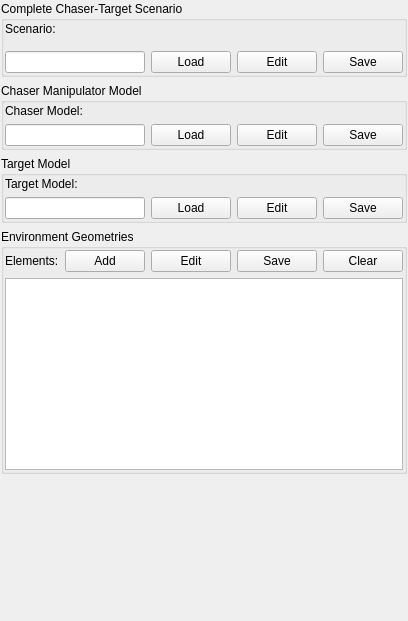
<?xml version="1.0" encoding="UTF-8"?>
<ui version="4.0">
 <class>ChaserTargetMdlConfig</class>
 <widget class="QWidget" name="ChaserTargetMdlConfig">
  <property name="geometry">
   <rect>
    <x>0</x>
    <y>0</y>
    <width>347</width>
    <height>621</height>
   </rect>
  </property>
  <property name="windowTitle">
   <string>Chaser-Target Model Configuration</string>
  </property>
  <layout class="QVBoxLayout" name="verticalLayout">
   <property name="margin">
    <number>1</number>
   </property>
   <item>
    <widget class="QGroupBox" name="chaser_target_group">
     <property name="title">
      <string>Complete Chaser-Target Scenario</string>
     </property>
     <layout class="QVBoxLayout" name="verticalLayout_5">
      <property name="margin">
       <number>1</number>
      </property>
      <item>
       <widget class="QLabel" name="complete_file_label">
        <property name="text">
         <string>Scenario:</string>
        </property>
       </widget>
      </item>
      <item>
       <widget class="QWidget" name="widget_2" native="true">
        <layout class="QGridLayout" name="gridLayout_4">
         <property name="leftMargin">
          <number>0</number>
         </property>
         <property name="rightMargin">
          <number>0</number>
         </property>
         <property name="bottomMargin">
          <number>0</number>
         </property>
         <item row="0" column="0">
          <widget class="QLineEdit" name="complete_filename_edit">
           <property name="readOnly">
            <bool>true</bool>
           </property>
          </widget>
         </item>
         <item row="0" column="1">
          <widget class="QPushButton" name="complete_load_button">
           <property name="text">
            <string>Load</string>
           </property>
          </widget>
         </item>
         <item row="0" column="2">
          <widget class="QPushButton" name="complete_edit_button">
           <property name="enabled">
            <bool>true</bool>
           </property>
           <property name="text">
            <string>Edit</string>
           </property>
          </widget>
         </item>
         <item row="0" column="3">
          <widget class="QPushButton" name="complete_save_button">
           <property name="text">
            <string>Save</string>
           </property>
          </widget>
         </item>
        </layout>
       </widget>
      </item>
     </layout>
    </widget>
   </item>
   <item>
    <widget class="QGroupBox" name="chaser_mdl_group">
     <property name="title">
      <string>Chaser Manipulator Model</string>
     </property>
     <layout class="QVBoxLayout" name="verticalLayout_3">
      <property name="margin">
       <number>1</number>
      </property>
      <item>
       <widget class="QLabel" name="chaser_file_label">
        <property name="text">
         <string>Chaser Model:</string>
        </property>
       </widget>
      </item>
      <item>
       <widget class="QWidget" name="chaser_load_widget" native="true">
        <layout class="QGridLayout" name="gridLayout_3">
         <property name="margin">
          <number>0</number>
         </property>
         <item row="0" column="2">
          <widget class="QPushButton" name="chaser_mdl_edit_button">
           <property name="enabled">
            <bool>true</bool>
           </property>
           <property name="text">
            <string>Edit</string>
           </property>
          </widget>
         </item>
         <item row="0" column="0">
          <widget class="QLineEdit" name="chaser_filename_edit">
           <property name="readOnly">
            <bool>true</bool>
           </property>
          </widget>
         </item>
         <item row="0" column="1">
          <widget class="QPushButton" name="chaser_load_button">
           <property name="text">
            <string>Load</string>
           </property>
          </widget>
         </item>
         <item row="0" column="3">
          <widget class="QPushButton" name="chaser_save_button">
           <property name="text">
            <string>Save</string>
           </property>
          </widget>
         </item>
        </layout>
       </widget>
      </item>
     </layout>
    </widget>
   </item>
   <item>
    <widget class="QGroupBox" name="target_mdl_group">
     <property name="title">
      <string>Target Model</string>
     </property>
     <layout class="QVBoxLayout" name="verticalLayout_2">
      <property name="margin">
       <number>1</number>
      </property>
      <item>
       <widget class="QLabel" name="target_file_label">
        <property name="text">
         <string>Target Model:</string>
        </property>
       </widget>
      </item>
      <item>
       <widget class="QWidget" name="target_load_widget" native="true">
        <layout class="QGridLayout" name="gridLayout">
         <property name="margin">
          <number>0</number>
         </property>
         <item row="0" column="1">
          <widget class="QPushButton" name="target_load_button">
           <property name="text">
            <string>Load</string>
           </property>
          </widget>
         </item>
         <item row="0" column="0">
          <widget class="QLineEdit" name="target_filename_edit">
           <property name="readOnly">
            <bool>true</bool>
           </property>
          </widget>
         </item>
         <item row="0" column="2">
          <widget class="QPushButton" name="target_mdl_edit_button">
           <property name="enabled">
            <bool>true</bool>
           </property>
           <property name="text">
            <string>Edit</string>
           </property>
          </widget>
         </item>
         <item row="0" column="3">
          <widget class="QPushButton" name="target_save_button">
           <property name="text">
            <string>Save</string>
           </property>
          </widget>
         </item>
        </layout>
       </widget>
      </item>
     </layout>
    </widget>
   </item>
   <item>
    <widget class="QGroupBox" name="env_geoms_group">
     <property name="title">
      <string>Environment Geometries</string>
     </property>
     <layout class="QVBoxLayout" name="verticalLayout_4">
      <property name="margin">
       <number>1</number>
      </property>
      <item>
       <widget class="QWidget" name="widget" native="true">
        <layout class="QGridLayout" name="gridLayout_2">
         <property name="margin">
          <number>0</number>
         </property>
         <item row="0" column="0">
          <widget class="QLabel" name="env_geoms_label">
           <property name="sizePolicy">
            <sizepolicy hsizetype="MinimumExpanding" vsizetype="Preferred">
             <horstretch>0</horstretch>
             <verstretch>0</verstretch>
            </sizepolicy>
           </property>
           <property name="text">
            <string>Elements:</string>
           </property>
          </widget>
         </item>
         <item row="0" column="4">
          <widget class="QPushButton" name="env_clear_button">
           <property name="text">
            <string>Clear</string>
           </property>
          </widget>
         </item>
         <item row="0" column="2">
          <widget class="QPushButton" name="env_edit_button">
           <property name="text">
            <string>Edit</string>
           </property>
          </widget>
         </item>
         <item row="0" column="1">
          <widget class="QPushButton" name="env_add_button">
           <property name="text">
            <string>Add</string>
           </property>
          </widget>
         </item>
         <item row="0" column="3">
          <widget class="QPushButton" name="env_save_button">
           <property name="text">
            <string>Save</string>
           </property>
          </widget>
         </item>
        </layout>
       </widget>
      </item>
      <item>
       <widget class="QListWidget" name="env_geoms_list"/>
      </item>
     </layout>
    </widget>
   </item>
   <item>
    <spacer name="verticalSpacer">
     <property name="orientation">
      <enum>Qt::Vertical</enum>
     </property>
     <property name="sizeHint" stdset="0">
      <size>
       <width>20</width>
       <height>59</height>
      </size>
     </property>
    </spacer>
   </item>
  </layout>
  <action name="actionLoadChaserMdl">
   <property name="text">
    <string>LoadChaserMdl</string>
   </property>
  </action>
  <action name="actionLoadTargetMdl">
   <property name="text">
    <string>LoadTargetMdl</string>
   </property>
  </action>
  <action name="actionEditChaserMdl">
   <property name="text">
    <string>EditChaserMdl</string>
   </property>
  </action>
  <action name="actionEditTargetMdl">
   <property name="text">
    <string>EditTargetMdl</string>
   </property>
  </action>
  <action name="actionEnvGeomAdd">
   <property name="text">
    <string>EnvGeomAdd</string>
   </property>
  </action>
  <action name="actionEnvGeomClear">
   <property name="text">
    <string>EnvGeomClear</string>
   </property>
  </action>
  <action name="actionLoadCompleteMdl">
   <property name="text">
    <string>LoadCompleteMdl</string>
   </property>
  </action>
  <action name="actionEditCompleteMdl">
   <property name="text">
    <string>EditCompleteMdl</string>
   </property>
  </action>
  <action name="actionSaveCompleteMdl">
   <property name="text">
    <string>SaveCompleteMdl</string>
   </property>
  </action>
  <action name="actionEnvGeomEdit">
   <property name="text">
    <string>EnvGeomEdit</string>
   </property>
  </action>
  <action name="actionEnvGeomSave">
   <property name="text">
    <string>EnvGeomSave</string>
   </property>
  </action>
  <action name="actionSaveChaserMdl">
   <property name="text">
    <string>SaveChaserMdl</string>
   </property>
  </action>
  <action name="actionSaveTargetMdl">
   <property name="text">
    <string>SaveTargetMdl</string>
   </property>
  </action>
 </widget>
 <resources/>
 <connections>
  <connection>
   <sender>chaser_load_button</sender>
   <signal>clicked()</signal>
   <receiver>actionLoadChaserMdl</receiver>
   <slot>trigger()</slot>
   <hints>
    <hint type="sourcelabel">
     <x>323</x>
     <y>58</y>
    </hint>
    <hint type="destinationlabel">
     <x>-1</x>
     <y>-1</y>
    </hint>
   </hints>
  </connection>
  <connection>
   <sender>target_load_button</sender>
   <signal>clicked()</signal>
   <receiver>actionLoadTargetMdl</receiver>
   <slot>trigger()</slot>
   <hints>
    <hint type="sourcelabel">
     <x>270</x>
     <y>161</y>
    </hint>
    <hint type="destinationlabel">
     <x>-1</x>
     <y>-1</y>
    </hint>
   </hints>
  </connection>
  <connection>
   <sender>chaser_mdl_edit_button</sender>
   <signal>clicked()</signal>
   <receiver>actionEditChaserMdl</receiver>
   <slot>trigger()</slot>
   <hints>
    <hint type="sourcelabel">
     <x>317</x>
     <y>58</y>
    </hint>
    <hint type="destinationlabel">
     <x>-1</x>
     <y>-1</y>
    </hint>
   </hints>
  </connection>
  <connection>
   <sender>target_mdl_edit_button</sender>
   <signal>clicked()</signal>
   <receiver>actionEditTargetMdl</receiver>
   <slot>trigger()</slot>
   <hints>
    <hint type="sourcelabel">
     <x>317</x>
     <y>161</y>
    </hint>
    <hint type="destinationlabel">
     <x>-1</x>
     <y>-1</y>
    </hint>
   </hints>
  </connection>
  <connection>
   <sender>env_add_button</sender>
   <signal>clicked()</signal>
   <receiver>actionEnvGeomAdd</receiver>
   <slot>trigger()</slot>
   <hints>
    <hint type="sourcelabel">
     <x>256</x>
     <y>220</y>
    </hint>
    <hint type="destinationlabel">
     <x>-1</x>
     <y>-1</y>
    </hint>
   </hints>
  </connection>
  <connection>
   <sender>env_clear_button</sender>
   <signal>clicked()</signal>
   <receiver>actionEnvGeomClear</receiver>
   <slot>trigger()</slot>
   <hints>
    <hint type="sourcelabel">
     <x>313</x>
     <y>220</y>
    </hint>
    <hint type="destinationlabel">
     <x>-1</x>
     <y>-1</y>
    </hint>
   </hints>
  </connection>
  <connection>
   <sender>complete_load_button</sender>
   <signal>clicked()</signal>
   <receiver>actionLoadCompleteMdl</receiver>
   <slot>trigger()</slot>
   <hints>
    <hint type="sourcelabel">
     <x>270</x>
     <y>62</y>
    </hint>
    <hint type="destinationlabel">
     <x>-1</x>
     <y>-1</y>
    </hint>
   </hints>
  </connection>
  <connection>
   <sender>complete_edit_button</sender>
   <signal>clicked()</signal>
   <receiver>actionEditCompleteMdl</receiver>
   <slot>trigger()</slot>
   <hints>
    <hint type="sourcelabel">
     <x>317</x>
     <y>62</y>
    </hint>
    <hint type="destinationlabel">
     <x>-1</x>
     <y>-1</y>
    </hint>
   </hints>
  </connection>
  <connection>
   <sender>complete_save_button</sender>
   <signal>clicked()</signal>
   <receiver>actionSaveCompleteMdl</receiver>
   <slot>trigger()</slot>
   <hints>
    <hint type="sourcelabel">
     <x>256</x>
     <y>94</y>
    </hint>
    <hint type="destinationlabel">
     <x>-1</x>
     <y>-1</y>
    </hint>
   </hints>
  </connection>
  <connection>
   <sender>env_edit_button</sender>
   <signal>clicked()</signal>
   <receiver>actionEnvGeomEdit</receiver>
   <slot>trigger()</slot>
   <hints>
    <hint type="sourcelabel">
     <x>257</x>
     <y>338</y>
    </hint>
    <hint type="destinationlabel">
     <x>-1</x>
     <y>-1</y>
    </hint>
   </hints>
  </connection>
  <connection>
   <sender>chaser_save_button</sender>
   <signal>clicked()</signal>
   <receiver>actionSaveChaserMdl</receiver>
   <slot>trigger()</slot>
   <hints>
    <hint type="sourcelabel">
     <x>315</x>
     <y>176</y>
    </hint>
    <hint type="destinationlabel">
     <x>-1</x>
     <y>-1</y>
    </hint>
   </hints>
  </connection>
  <connection>
   <sender>target_save_button</sender>
   <signal>clicked()</signal>
   <receiver>actionSaveTargetMdl</receiver>
   <slot>trigger()</slot>
   <hints>
    <hint type="sourcelabel">
     <x>315</x>
     <y>279</y>
    </hint>
    <hint type="destinationlabel">
     <x>-1</x>
     <y>-1</y>
    </hint>
   </hints>
  </connection>
  <connection>
   <sender>env_save_button</sender>
   <signal>clicked()</signal>
   <receiver>actionEnvGeomSave</receiver>
   <slot>trigger()</slot>
   <hints>
    <hint type="sourcelabel">
     <x>255</x>
     <y>338</y>
    </hint>
    <hint type="destinationlabel">
     <x>-1</x>
     <y>-1</y>
    </hint>
   </hints>
  </connection>
 </connections>
</ui>
